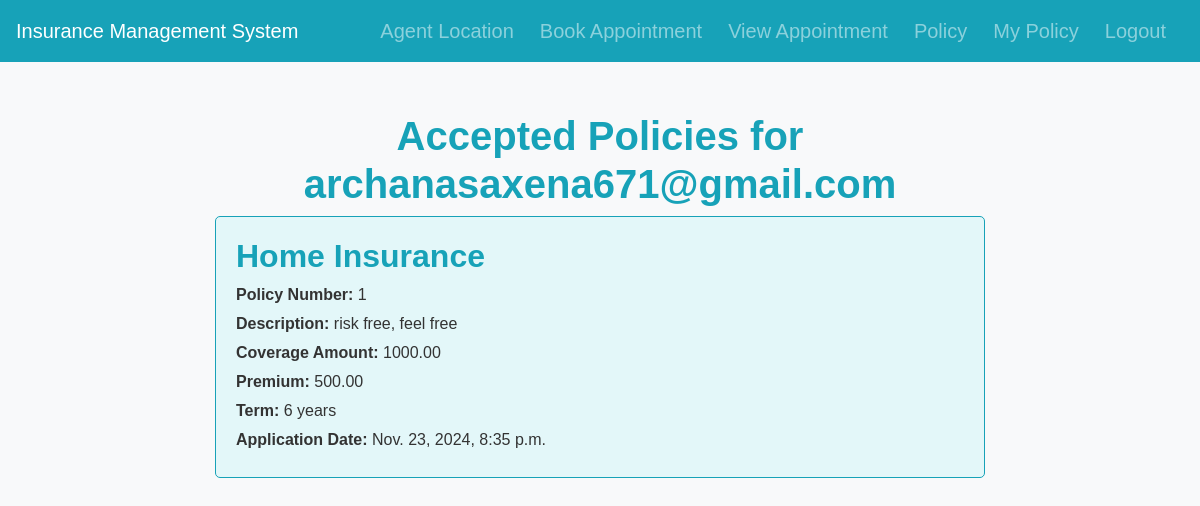
The page /accepted-policies/ (signed in) on the database its author committed.
### Insurance/models.py (models this page shows, shortened)
class PolicyApplication(models.Model):
    customer = models.ForeignKey(User, on_delete=models.CASCADE)
    policy = models.ForeignKey(Policy, on_delete=models.CASCADE)
    application_date = models.DateTimeField(auto_now_add=True)
    is_approved = models.BooleanField(default=False)

class Policy(models.Model):
    policy_number = models.CharField(max_length=20, unique=True)
    name = models.CharField(max_length=100)
    description = models.TextField()
    coverage_amount = models.DecimalField(max_digits=10, decimal_places=2)
    premium = models.DecimalField(max_digits=10, decimal_places=2)
    term = models.IntegerField(help_text="Term in years")

### Insurance/views.py (the view)
# urls.py: path('accepted-policies/', views.accepted_policy_details, name='accepted_policy_details'),
@login_required
def accepted_policy_details(request):
    customer = request.user
    accepted_policies = PolicyApplication.objects.filter(customer=customer, is_approved=True)
    return render(request, 'accepted_policy_details.html', {'accepted_policies': accepted_policies})

### Insurance/templates/accepted_policy_details.html (shortened to what this page needs)
<!DOCTYPE html>
{% load static %}
{% include "inner_header.html" %}
<html lang="en">
<head>
    <link rel="stylesheet" href="{% static 'CSS/accepted_policies.css' %}">
</head>
<body>
    <div id="accepted-policies-container" class="container">
        <h1>Accepted Policies for {{ request.user.username }}</h1>
        {% if accepted_policies %}
            <ul>
                {% for application in accepted_policies %}
                    <li>
                        <h2>{{ application.policy.name }}</h2>
                        <p><strong>Policy Number:</strong> {{ application.policy.policy_number }}</p>
                        <p><strong>Description:</strong> {{ application.policy.description }}</p>
                        <p><strong>Coverage Amount:</strong> {{ application.policy.coverage_amount }}</p>
                        <p><strong>Premium:</strong> {{ application.policy.premium }}</p>
                        <p><strong>Term:</strong> {{ application.policy.term }} years</p>
                        <p><strong>Application Date:</strong> {{ application.application_date }}</p>
                    </li>
                {% endfor %}
            </ul>
        {% else %}
            <p>No accepted policies found.</p>
        {% endif %}
    </div>
</body>
</html>

### Insurance/static/CSS/style.css (style rules this page uses)
body { font-family: 'Arial', sans-serif; background-color: #f8f9fa; }
.container { margin-top: 50px; }
h2 { color: #17a2b8; font-weight: bold; animation: fadeIn 2s ease-in-out; }
p { animation: fadeIn 3s ease-in-out; }

### Insurance/static/CSS/accepted_policies.css (style rules this page uses)
body { font-family: 'Arial', sans-serif; background-color: #f8f9fa; }
#accepted-policies-container { margin-top: 50px; max-width: 800px; }
#accepted-policies-container h1 { color: #17a2b8; font-weight: bold; text-align: center; animation: fadeIn 2s ease-in-out; }
#accepted-policies-container ul { list-style: none; padding: 0; }
#accepted-policies-container li { background-color: #e3f7f9; padding: 20px; border: 1px solid #17a2b8; border-radius: 5px; margin-bottom: 20px; animation: slideIn 1.5s ease-out; }
#accepted-policies-container li h2 { color: #17a2b8; }
#accepted-policies-container li p { font-size: 1rem; color: #333; margin: 5px 0; }

### rows shown on the page
PolicyApplication: policy.name "Home Insurance", policy.policy_number "1", policy.description "risk free, feel free", policy.coverage_amount "1000.00", policy.premium "500.00", policy.term "6", application_date "Nov. 23, 2024, 8:35 p.m."

### other values the page prints
{{ request.user.username }} "archanasaxena671@gmail.com"
